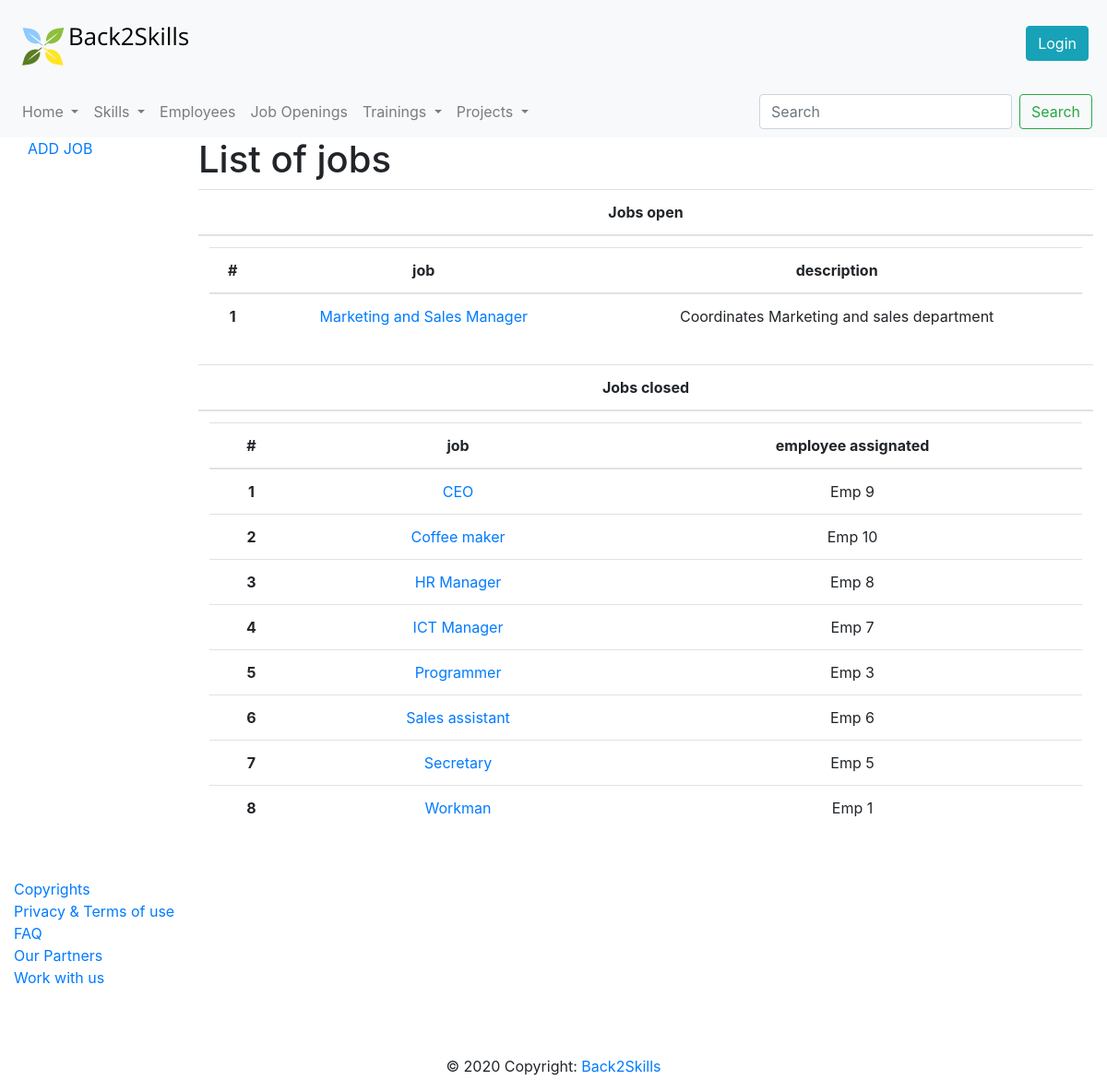
Page /jobs on the committed database.
### database.py (models this page shows)
class Role(db.Model):
    __tablename__ = 'role'
    id = db.Column(db.Integer, primary_key=True)
    name = db.Column(db.String)
    description = db.Column(db.String)
    employee = db.relationship("Employee")
    skill = db.relationship("Skill", secondary="role_skill")

class Employee(db.Model):
    __tablename__ = 'employee'
    id = db.Column(db.Integer, primary_key=True)
    photo = db.Column(db.String(100), nullable=False, default='')
    cv = db.Column(db.String) #eventually we can put a link to the Curriculum Vitae file
    name = db.Column(db.String)
    surname = db.Column(db.String)
    email = db.Column(db.String)
    telephone = db.Column(db.String)
    date_of_birth = db.Column(db.Date)
    date_of_assumption = db.Column(db.Date)
    living_place = db.Column(db.String)
    driving_licence = db.Column(db.Boolean) #I would say we only specify whether he/she has it or not, so true or false
    role = db.Column(db.Integer, db.ForeignKey('role.id'))
    skill = db.relationship("Skill", secondary="employee_skill")
    training = db.relationship("Training", secondary="employee_training")
    project_role = db.relationship("Project_Role")
    state_in_company = db.Column(db.String)
    education_level = db.Column(db.String)
    language_certificate = db.Column(db.String)

### app.py (the view, shortened to what this page needs)
@app.route('/jobs',methods=['POST'])
@app.route('/jobs')
def jobs():
    soft_skill=get_soft_skills()
    hard_skill=get_hard_skills()
    roles=get_roles()
    employee_list=[]
    for role in roles:
        employee_list.append(get_employee_by_role(role.id))
    open=[]
    closed=[]
    for job in roles:
        if job.employee:
            closed.append(job)
        else:
             open.append(job)
    return render_template('jobs.html',softskill=soft_skill,hardskill=hard_skill,role=roles,open=open,closed=closed,employee=employee_list)

### database.py (called while the page is built)
def get_employee_by_role(role_id):
    empl=Employee.query.filter(Employee.role==role_id).first()
    return empl

def get_soft_skills():
    ss=Skill.query.filter(or_(Skill.type=="soft",Skill.type=="Soft")).all()
    ss.sort(key=lambda x: x.name)
    return ss

def get_hard_skills():
    hs=Skill.query.filter(or_(Skill.type=="hard", Skill.type=="Hard")).all()
    hs.sort(key=lambda x: x.name)
    return hs

def get_roles():
    roles=Role.query.all()
    roles.sort(key=lambda x: x.name)
    return roles

### templates/jobs.html (shortened to what this page needs)
{% extends "layout.html" %}
 {% block pageContent %}
     <div class="row">
        <div class="col-md-2">
          <div class="content-section">
              <div class="list-group">
                                  <div class="container">
                                      <div class="row">
                                          <div class="col-md-12">
                                              <a href="#" data-toggle="modal" data-target="#myModal">ADD JOB</a>
                                          </div>
                                      </div>
                                  </div>
              </div>
          </div>
        </div>
           <div class="col-md-10">
              {% block sectionContent %}
                  <h1>List of jobs </h1>
                  <div class="table-responsive" style="text-align:center">
                      <table style="width:100%"  class="table table-hover">
                          <thead>
                            <tr>
                              <th>Jobs open</th>
                            </tr>
                          </thead>
                              <tbody>
                                <tr>
                                    <td>
                                      <table style="width: 100% ">
                                        <thead>
                                         <tr>
                                             <th>#</th>
                                             <th>job</th>
                                             <th>description</th>
                                         </tr>
                                       </thead>
                                       <tbody>
                                         {% for role in open %}
                                            <tr>
                                              <th scope="row">{{ loop.index }}</th>
                                                <td><a href="/EmployeeJob/{{ role.id }}"> {{ role.name }} </a></td>
                                                <td>{{ role.description}}</td>
                                            </tr>
                                         {% endfor %}
                                       </tbody>
                                     </table>
                                    </td>
                                   </tr>
                              </tbody>
                      </table>
                      <table style="width:100%" class="table table-hover">
                          <thead>
                            <tr>
                                <th>Jobs closed</th>
                            </tr>
                          </thead>
                          <tbody>
                             <tr>
                                <td>
                                  <table style="width:100%">
                                     <thead>
                                       <tr>
                                           <th>#</th>
                                           <th>job</th>
                                           <th>employee assignated</th>
                                         </tr>
                                       </thead>
                                       <tbody>
                                       {% for role in closed %}
                                            <tr>
                                              <th scope="row">{{ loop.index }}</th>
                                                <td><a href="/EmployeeJob/{{ role.id }}"> {{ role.name }} </a></td>
                                                <td>
                                                    {% for empl in employee %}
                                                        {% if empl.role==role.id %}
                                                            {{empl.name}}
                                                        {% endif %}
                                                    {% endfor %}
                                                </td>
                                            </tr>
                                         {% endfor %}
                                       </tbody>
                                       </table>
                                     </td>
                            </tr>
                          </tbody>
                      </table>
                  </div>
                  </div>
   {% endblock %}
{% endblock %}

### rows in the picture
Role: name "Marketing and Sales Manager", description "Coordinates Marketing and sales department"
Role: name "CEO"
Employee: name "Emp 9"
Role: name "Coffee maker"
Employee: name "Emp 10"
Role: name "HR Manager"
Employee: name "Emp 8"
Role: name "ICT Manager"
Employee: name "Emp 7"
Role: name "Programmer"
Employee: name "Emp 3"
Role: name "Sales assistant"
Employee: name "Emp 6"
Role: name "Secretary"
Employee: name "Emp 5"
Role: name "Workman"
Employee: name "Emp 1"
